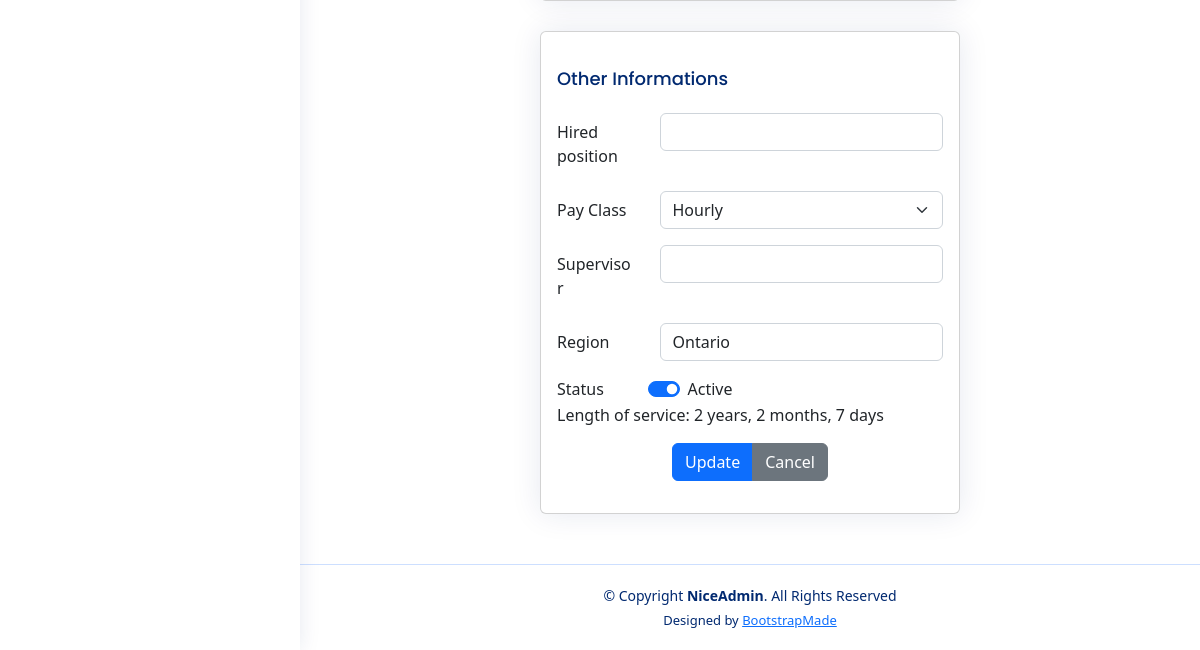
The app's page /edit-forms-elements.php?employee_id=4 (lower part), older data.
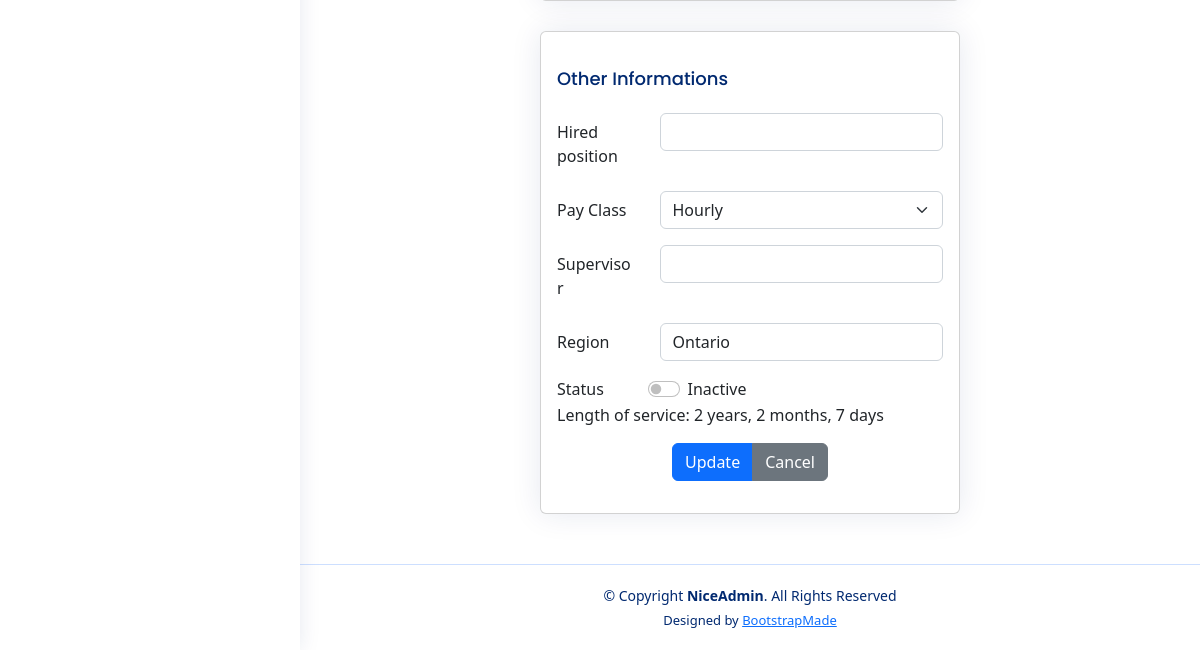
The same page, newer data.
### tables this page shows
CREATE TABLE IF NOT EXISTS `employee` (
  `id` int(11) NOT NULL AUTO_INCREMENT,
  `firstname` varchar(255) NOT NULL,
  `lastname` varchar(255) NOT NULL,
  `gender` varchar(255) NOT NULL,
  `birthdate` date NOT NULL,
  `address` varchar(255) NOT NULL,
  `city` varchar(255) NOT NULL,
  `province` varchar(255) NOT NULL,
  `country` varchar(255) NOT NULL,
  `postalcode` varchar(255) NOT NULL,
  `email` varchar(255) NOT NULL,
  `mobile` varchar(255) NOT NULL,
  `homephone` varchar(255) NOT NULL,
  `SIN` varchar(255) NOT NULL,
  `UID` varchar(255) NOT NULL,
  `position` varchar(255) NOT NULL,
  `payclass` varchar(255) NOT NULL,
  `supervisor` varchar(255) NOT NULL,
  `status` varchar(255) NOT NULL DEFAULT 'Active',
  `access` int(11) NOT NULL DEFAULT '0',
  `region` varchar(255) NOT NULL,
  `start_date` date DEFAULT NULL,
  PRIMARY KEY (`id`),
  UNIQUE KEY `SIN` (`SIN`),
  UNIQUE KEY `UID` (`UID`)
);

### Model/employee-db-manager.php (called while the page is built, shortened)
<?php
class DB_Manager
{
    private $db;
    public function __construct()
    {
        $host = "localhost";
        $user = "root";
        $pass = "";
        $dbname = "RFBT";
        try {
            $this->db = new PDO("mysql:host=$host;dbname=$dbname", $user, $pass);
            $this->db->setAttribute(PDO::ATTR_ERRMODE, PDO::ERRMODE_EXCEPTION);
            $this->db->setAttribute(PDO::ATTR_EMULATE_PREPARES, false);
        } catch (Exception $e) {
            die("Database Connection Error: " . $e->getMessage());
        }
    }
    public function select_employee($id)
    {
        $query = $this->db->query("SELECT * FROM employee WHERE id = $id;");
        $array = $query->fetch(PDO::FETCH_ASSOC);
        return $array;
    }
}

### edit-forms-elements.php (the view, shortened to what the changed rows need)
<?php
require "../HRIS/Model/employee-db-manager.php";
$database = new DB_Manager();
$id = $_GET['employee_id'];
$selected_employee = $database->select_employee($id);
?>
<!DOCTYPE html>
<html lang="en">
<head>
    <link href="assets/vendor/bootstrap/css/bootstrap.min.css" rel="stylesheet">
    <link href="assets/vendor/bootstrap-icons/bootstrap-icons.css" rel="stylesheet">
    <link href="assets/vendor/boxicons/css/boxicons.min.css" rel="stylesheet">
    <link href="assets/vendor/quill/quill.snow.css" rel="stylesheet">
    <link href="assets/vendor/quill/quill.bubble.css" rel="stylesheet">
    <link href="assets/vendor/remixicon/remixicon.css" rel="stylesheet">
    <link href="assets/vendor/simple-datatables/style.css" rel="stylesheet">
    <link href="assets/css/style.css" rel="stylesheet">
    <link rel="stylesheet" href="https://cdnjs.cloudflare.com/ajax/libs/twitter-bootstrap/5.2.0/css/bootstrap.min.css">
</head>
<body>
    <main id="main" class="main">
        <section class="section">
            <form action="#" method="post">
                <div class="col-lg-6 justify-content-center mx-auto">
                    <div class="col">
                        <div class="card">
                            <div class="card-body">
                                <div class="row mb-3">
                                    <div class="col-sm-9">
                                        <select id="inputPayclass" class="form-select" name="payclass">
                                            <option value="Hourly" <?php if ($selected_employee['payclass'] == 'Hourly') {
                                                                        echo "selected";
                                                                    } ?>>Hourly</option>
                                        </select>
                                    </div>
                                </div>
                                <div class="row mb-3">
                                    <div class="col-sm-9">
                                        <input type="text" class="form-control" id="inputRegion" name="region" <?= 'value="' . $selected_employee['region'] . '"'; ?>>
                                    </div>
                                </div>
                                <div class="row mb-3">
                                    <div class="col-sm-3">
                                        <label class="form-check-label" for="flexSwitchCheckDefault">Status</label>
                                    </div>
                                    <div class="col-sm-3 form-check form-switch">
                                        <input onclick="getStatus()" class="form-check-input" type="checkbox" id="flexSwitchCheckDefault" name="status" <?php if ($selected_employee['status'] == 'Active') {
                                                                                                                                                            echo 'checked';
                                                                                                                                                        } ?>>
                                        <label class="form-check-label" for="flexSwitchCheckDefault" id="preview"><?= $selected_employee['status'] ?></label>
                                    </div>
                                    <div>
                                        <?php
                                        $diff = date_diff(date_create($selected_employee["start_date"]), date_create());
                                        $days = $diff->format('%d');
                                        $months = $diff->format('%m');
                                        $years = $diff->format('%y');
                                        echo "Length of service: $years years, $months months, $days days";
                                        ?>
                                    </div>
                                </div>
                            </div>
                        </div>
                    </div>
                </div>
            </form>
        </section>
    </main>
</body>
</html>

Row changes from the older to the newer data that the page shows:
changed employee "Hourly": status "☑" → "☐"; status "Active" → "Inactive"
